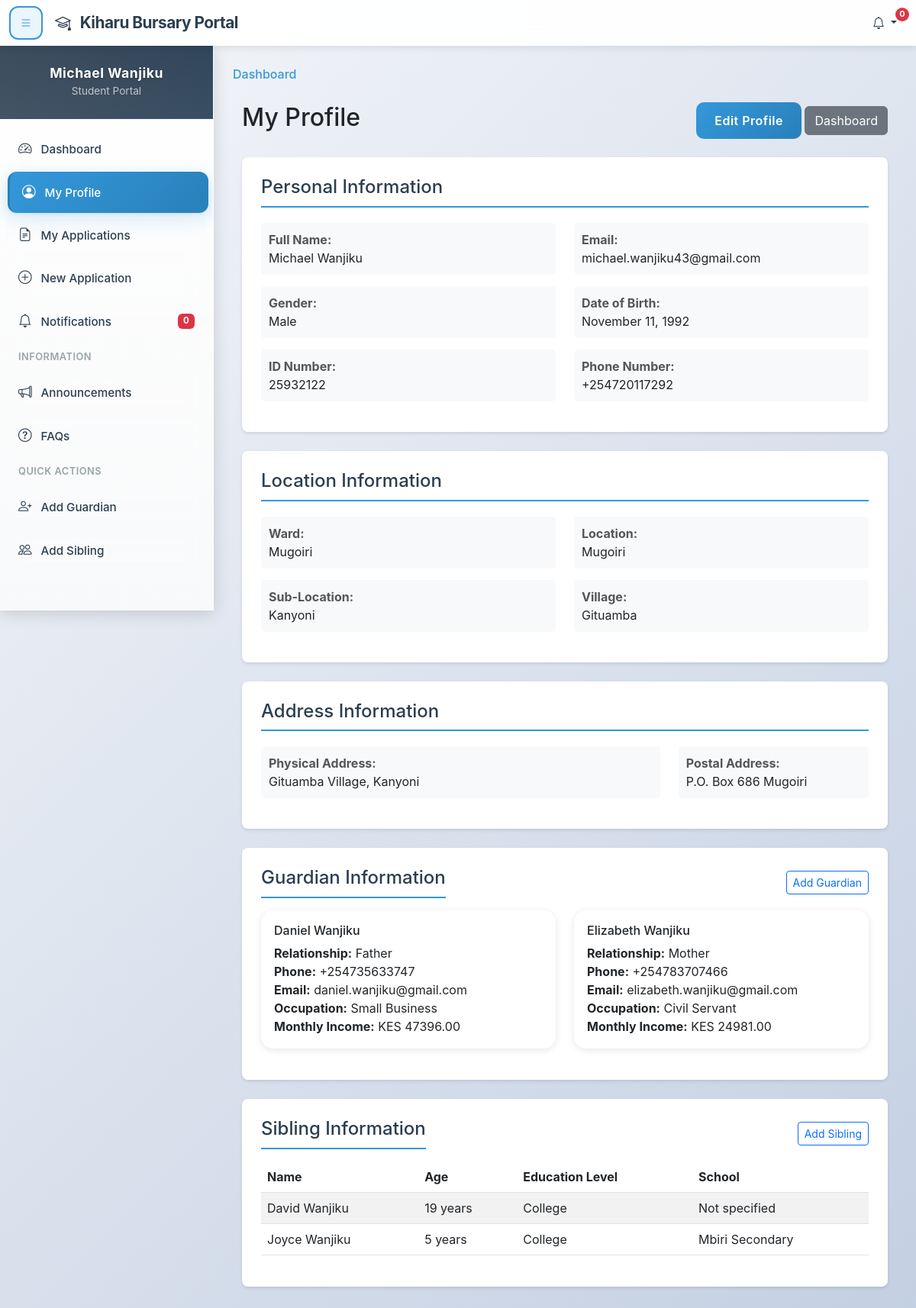
/student/profile/view/ (signed in), run on an earlier commit of the app's database.
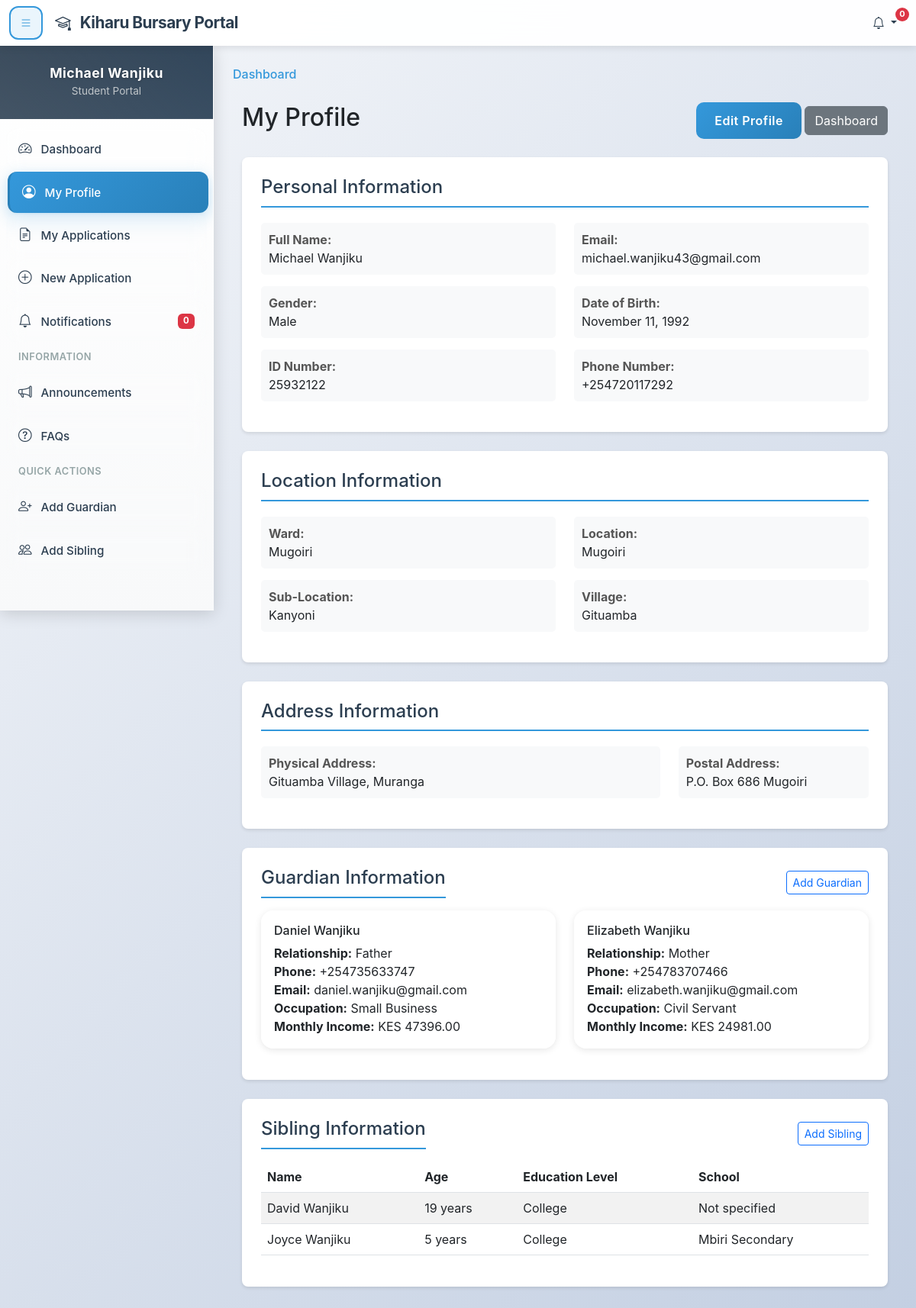
And on a later commit of the database.
### kiharu_system/models.py (models this page shows, shortened)
class Applicant(models.Model):
    GENDER_CHOICES = (
        ('M', 'Male'),
        ('F', 'Female'),
    )
    user = models.OneToOneField(User, on_delete=models.CASCADE, related_name='applicant_profile')
    gender = models.CharField(max_length=1, choices=GENDER_CHOICES)
    date_of_birth = models.DateField()
    id_number = models.CharField(max_length=20, unique=True)
    ward = models.ForeignKey(Ward, on_delete=models.SET_NULL, null=True, related_name='residents')
    location = models.ForeignKey(Location, on_delete=models.SET_NULL, null=True)
    sublocation = models.ForeignKey(SubLocation, on_delete=models.SET_NULL, null=True)
    village = models.ForeignKey(Village, on_delete=models.SET_NULL, null=True)
    physical_address = models.TextField()
    postal_address = models.CharField(max_length=100, blank=True, null=True)
    special_needs = models.BooleanField(default=False)
    special_needs_description = models.TextField(blank=True, null=True)

class User(AbstractUser):
    USER_TYPES = (
        ('applicant', 'Applicant'),
        ('admin', 'Administrator'),
        ('reviewer', 'Application Reviewer'),
        ('finance', 'Finance Officer'),
    )
    user_type = models.CharField(max_length=20, choices=USER_TYPES, default='applicant')
    id_number = models.CharField(max_length=20, unique=True, null=True, blank=True)
    phone_regex = RegexValidator(
        regex=r'^\+254\d{9}$',
        message="Phone number must be entered in the format: '+254XXXXXXXXX'. Exactly 12 digits including country code."
    )
    phone_number = models.CharField(validators=[phone_regex], max_length=17, blank=True)

class Ward(models.Model):
    name = models.CharField(max_length=100)
    description = models.TextField(blank=True, null=True)

class Location(models.Model):
    name = models.CharField(max_length=100)
    ward = models.ForeignKey(Ward, on_delete=models.CASCADE, related_name='locations')

class SubLocation(models.Model):
    name = models.CharField(max_length=100)
    location = models.ForeignKey(Location, on_delete=models.CASCADE, related_name='sublocations')

class Village(models.Model):
    name = models.CharField(max_length=100)
    sublocation = models.ForeignKey(SubLocation, on_delete=models.CASCADE, related_name='villages')

### kiharu_system/views.py (the view)
# urls.py: path('student/profile/view/', views.student_profile_view, name='student_profile_view'),
@login_required
def student_profile_view(request):
    try:
        applicant = request.user.applicant_profile
    except Applicant.DoesNotExist:
        return redirect('student_profile_create')
    guardians = Guardian.objects.filter(applicant=applicant)
    siblings = SiblingInformation.objects.filter(applicant=applicant)
    context = {
        'applicant': applicant,
        'guardians': guardians,
        'siblings': siblings,
    }
    return render(request, 'students/profile_view.html', context)

### templates/students/profile_view.html (shortened to what the changed rows need)
{% extends 'student_base.html' %}
{% load static %}
{% block content %}
<div class="container-fluid">
    <div class="row">
        <div class="col-12">
            <div class="d-flex justify-content-between align-items-center mb-4">
                <h2> My Profile</h2>
            </div>
            <div class="profile-section">
                <div class="row">
                    <div class="col-md-6">
                        <div class="info-row">
                            <div class="label">Full Name:</div>
                            <div>{{ applicant.user.first_name }} {{ applicant.user.last_name }}</div>
                        </div>
                    </div>
                    <div class="col-md-6">
                        <div class="info-row">
                            <div class="label">Email:</div>
                            <div>{{ applicant.user.email }}</div>
                        </div>
                    </div>
                </div>
                <div class="row">
                    <div class="col-md-6">
                        <div class="info-row">
                            <div class="label">Gender:</div>
                            <div>{{ applicant.get_gender_display }}</div>
                        </div>
                    </div>
                    <div class="col-md-6">
                        <div class="info-row">
                            <div class="label">Date of Birth:</div>
                            <div>{{ applicant.date_of_birth|date:"F j, Y" }}</div>
                        </div>
                    </div>
                </div>
                <div class="row">
                    <div class="col-md-6">
                        <div class="info-row">
                            <div class="label">ID Number:</div>
                            <div>{{ applicant.id_number }}</div>
                        </div>
                    </div>
                    <div class="col-md-6">
                        <div class="info-row">
                            <div class="label">Phone Number:</div>
                            <div>{{ applicant.user.phone_number|default:"Not provided" }}</div>
                        </div>
                    </div>
                </div>
            </div>
            <div class="profile-section">
                <div class="row">
                    <div class="col-md-6">
                        <div class="info-row">
                            <div class="label">Ward:</div>
                            <div>{{ applicant.ward.name|default:"Not specified" }}</div>
                        </div>
                    </div>
                    <div class="col-md-6">
                        <div class="info-row">
                            <div class="label">Location:</div>
                            <div>{{ applicant.location.name|default:"Not specified" }}</div>
                        </div>
                    </div>
                </div>
                <div class="row">
                    <div class="col-md-6">
                        <div class="info-row">
                            <div class="label">Sub-Location:</div>
                            <div>{{ applicant.sublocation.name|default:"Not specified" }}</div>
                        </div>
                    </div>
                    <div class="col-md-6">
                        <div class="info-row">
                            <div class="label">Village:</div>
                            <div>{{ applicant.village.name|default:"Not specified" }}</div>
                        </div>
                    </div>
                </div>
            </div>
            <div class="profile-section">
                <div class="row">
                    <div class="col-md-8">
                        <div class="info-row">
                            <div class="label">Physical Address:</div>
                            <div>{{ applicant.physical_address }}</div>
                        </div>
                    </div>
                    <div class="col-md-4">
                        <div class="info-row">
                            <div class="label">Postal Address:</div>
                            <div>{{ applicant.postal_address|default:"Not provided" }}</div>
                        </div>
                    </div>
                </div>
            </div>
            <div class="profile-section">
                {% if siblings %}
                    <div class="table-responsive">
                        <table class="table table-striped">
                            <thead>
                                <tr>
                                    <th>Name</th>
                                    <th>Age</th>
                                    <th>Education Level</th>
                                    <th>School</th>
                                </tr>
                            </thead>
                        </table>
                    </div>
                {% else %}
                    <div class="alert alert-info">
                        <i class="fas fa-info-circle"></i> No sibling information added yet.
                        <a href="{% url 'sibling_create' %}" class="alert-link">Add sibling information</a>
                    </div>
                {% endif %}
            </div>
        </div>
    </div>
</div>
{% endblock %}

What changed in the data, as far as the page shows it:
changed Applicant "Male": physical_address "Gituamba Village, Kanyoni" → "Gituamba Village, Muranga"
